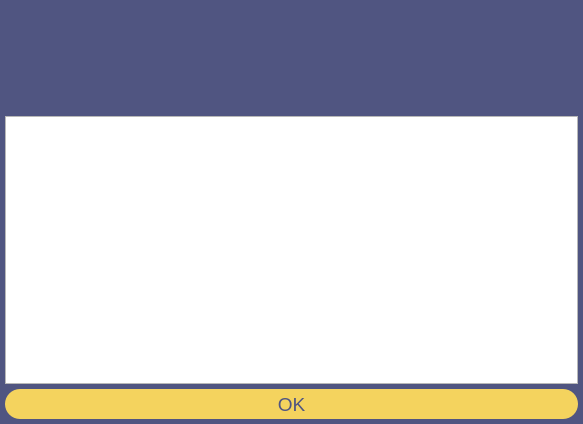
<?xml version="1.0" encoding="UTF-8"?>
<ui version="4.0">
 <class>Dialog</class>
 <widget class="QDialog" name="Dialog">
  <property name="geometry">
   <rect>
    <x>0</x>
    <y>0</y>
    <width>583</width>
    <height>424</height>
   </rect>
  </property>
  <property name="windowTitle">
   <string>Dialog</string>
  </property>
  <property name="styleSheet">
   <string notr="true">QDialog{
	background-color: #505581;
}

#title_label{
	color: white;
	margin-bottom: 15px;
}

#succeed_label{
	color: rgb(85, 255, 0);
}

#faile_label{
	color: rgb(255, 85, 0);
}

QPushButton{
	border-radius: 15px;
	background-color: #F4D35E;
	color: #505581;
}
QPushButton:hover{
	background-color: rgb(244, 187, 95);
}</string>
  </property>
  <layout class="QVBoxLayout" name="verticalLayout">
   <property name="spacing">
    <number>5</number>
   </property>
   <property name="leftMargin">
    <number>5</number>
   </property>
   <property name="topMargin">
    <number>5</number>
   </property>
   <property name="rightMargin">
    <number>5</number>
   </property>
   <property name="bottomMargin">
    <number>5</number>
   </property>
   <item alignment="Qt::AlignHCenter">
    <widget class="QLabel" name="title_label">
     <property name="font">
      <font>
       <pointsize>24</pointsize>
       <underline>true</underline>
      </font>
     </property>
     <property name="text">
      <string/>
     </property>
    </widget>
   </item>
   <item>
    <widget class="QLabel" name="succeed_label">
     <property name="font">
      <font>
       <pointsize>14</pointsize>
      </font>
     </property>
     <property name="styleSheet">
      <string notr="true"/>
     </property>
     <property name="text">
      <string/>
     </property>
    </widget>
   </item>
   <item>
    <widget class="QLabel" name="faile_label">
     <property name="font">
      <font>
       <pointsize>14</pointsize>
      </font>
     </property>
     <property name="styleSheet">
      <string notr="true"/>
     </property>
     <property name="text">
      <string/>
     </property>
    </widget>
   </item>
   <item>
    <widget class="QTextBrowser" name="textBrowser"/>
   </item>
   <item>
    <widget class="QPushButton" name="ok_pushButton">
     <property name="sizePolicy">
      <sizepolicy hsizetype="Preferred" vsizetype="Preferred">
       <horstretch>0</horstretch>
       <verstretch>0</verstretch>
      </sizepolicy>
     </property>
     <property name="minimumSize">
      <size>
       <width>0</width>
       <height>30</height>
      </size>
     </property>
     <property name="font">
      <font>
       <pointsize>14</pointsize>
      </font>
     </property>
     <property name="cursor">
      <cursorShape>PointingHandCursor</cursorShape>
     </property>
     <property name="text">
      <string>OK</string>
     </property>
    </widget>
   </item>
  </layout>
 </widget>
 <resources/>
 <connections/>
</ui>
